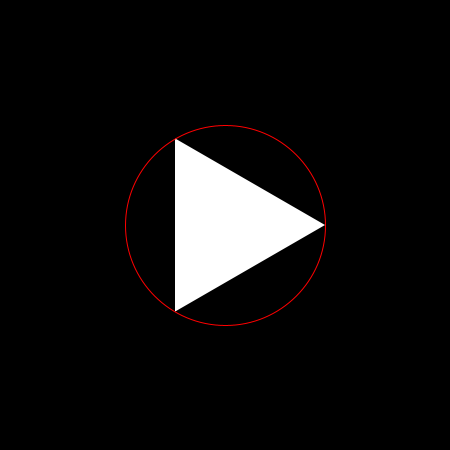
Frame 1 (no input)
Frame 60 (the mouse pressed at the canvas centre just before this capture): identical to frame 1, image omitted
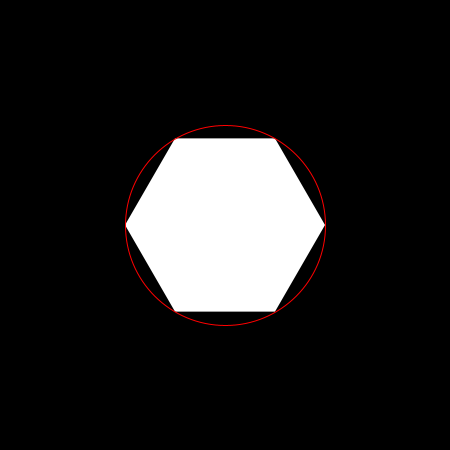
Frame 120 (the mouse held since frame 60 and released just before this capture)

The Processing sketch that drew these frames (run headless with seeded random() and noise(); from frame 60 on, the mouse is pressed at the canvas centre):

// Processing sketch: ejemploPoligonos
// ── ejemploPoligonos.pde
//Ejemplo de construcción interactiva de polígonos regulares.
//tallerProcessing
//https://github.com/gcorallo/tallerProcessing

int nroVert;
float radio=100;
float centroX;
float centroY;
void setup() {
  size(450, 450);
  centroX=width/2;
  centroY=width/2;
    
   smooth();   
}

void draw() {
  background(0);
  //número de vértices depende la posición en Y del mouse
  nroVert=(int)map(mouseY,0,height,3,10);
  fill(255);
  noStroke();
  
  float angBase=360/nroVert;
  beginShape();
  for (int i=0;i<nroVert;i++) {
    float ang=radians(i*angBase);    
    float xPos=centroX+cos(ang)*radio;
    float yPos=centroY+sin(ang)*radio;
    vertex(xPos, yPos);
  }
  endShape(CLOSE);
  stroke(255,0,0);
  noFill();
  //dibujo de un círculo de referencia.
  ellipse(centroX,centroY,2*radio,2*radio); 
}
